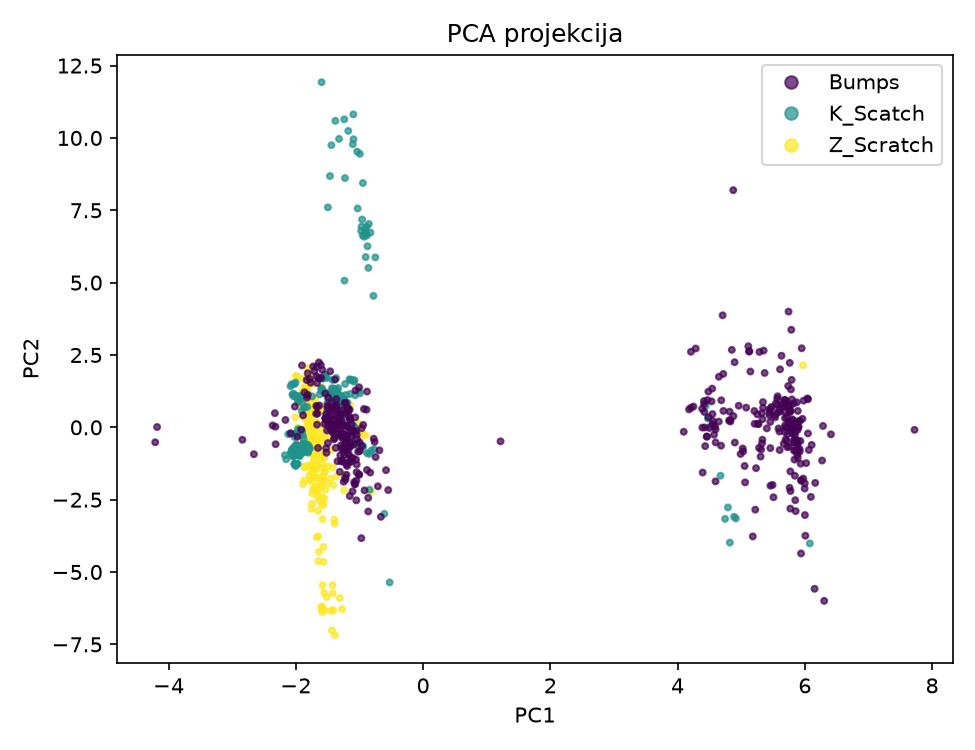

Source code (Python):
import matplotlib.pyplot as plt
import numpy as np
import pandas as pd
from scipy.spatial.distance import pdist
from scipy.stats import spearmanr
from sklearn.decomposition import PCA
from sklearn.manifold import trustworthiness
from sklearn.model_selection import StratifiedKFold, cross_val_score
from sklearn.neighbors import KNeighborsClassifier, NearestNeighbors

FAILAS = "../steel_plates_3_klases_normuota_robust.csv"
KAIMYNAI = [5, 15, 50]


def ikelti(failas):
    duomenys = pd.read_csv(failas)
    klase = duomenys["class"].astype("category")
    return duomenys.drop(columns="class"), klase.cat.codes.values, klase.cat.categories


X, kodai, klases = ikelti(FAILAS)

pca = PCA().fit(X)
Z = PCA(n_components=2).fit_transform(X)


def kokybe(X, Z, kodai):
    d0, d1 = pdist(X.values), pdist(Z)
    rez = {
        "Spirmano ρ": spearmanr(d0, d1)[0],
        "Normuotas įtempimas": ((d0 - d1) ** 2).sum() / (d0 ** 2).sum(),
    }
    for k in KAIMYNAI:
        rez[f"T{k}"] = trustworthiness(X.values, Z, n_neighbors=k)
    for k in KAIMYNAI:
        rez[f"C{k}"] = trustworthiness(Z, X.values, n_neighbors=k)
    for k in KAIMYNAI:
        b = NearestNeighbors(n_neighbors=k + 1).fit(Z).kneighbors(Z, return_distance=False)[:, 1:]
        rez[f"NH{k}"] = np.mean(kodai[b] == kodai[:, None])
    return rez


def didziausi_svoriai(pca, stulpeliai, n=5):
    svoriai = pd.DataFrame(pca.components_[:2].T, index=stulpeliai, columns=["PC1", "PC2"])
    for pc in svoriai:
        didziausi = svoriai[pc].reindex(svoriai[pc].abs().nlargest(n).index)
        print(f"{pc}:")
        print(didziausi.round(2).to_string())


def piesti(Z, kodai, pavadinimas, failas):
    plt.figure(figsize=(6.5, 5))
    sc = plt.scatter(Z[:, 0], Z[:, 1], c=kodai, s=8, alpha=0.7)
    plt.legend(sc.legend_elements()[0], klases)
    plt.title(pavadinimas)
    plt.xlabel("PC1")
    plt.ylabel("PC2")
    plt.tight_layout()
    plt.savefig(failas, dpi=150)
    plt.close()


print("Kaupiama paaiškinta dispersija (%):")
print(pd.Series(pca.explained_variance_ratio_.cumsum()[:7] * 100,
                index=[f"{d}D" for d in range(1, 8)]).round(1).to_string())

print("\nPaaiškinta dispersija (%) pagal komponentes:")
print(pd.Series(pca.explained_variance_ratio_[:8] * 100,
                index=[f"PC{i}" for i in range(1, 9)]).round(1).to_string())

print("\nDidžiausi požymių svoriai:")
didziausi_svoriai(pca, X.columns)

print("\n2D projekcijos kokybė:")
print(pd.Series(kokybe(X, Z, kodai)).round(3).to_string())

tikslumas = cross_val_score(KNeighborsClassifier(5), Z, kodai,
                            cv=StratifiedKFold(5, shuffle=True, random_state=0)).mean()
print(f"\nkNN tikslumas (2D): {tikslumas * 100:.1f} %")

piesti(Z, kodai, "PCA projekcija", "pca.png")
